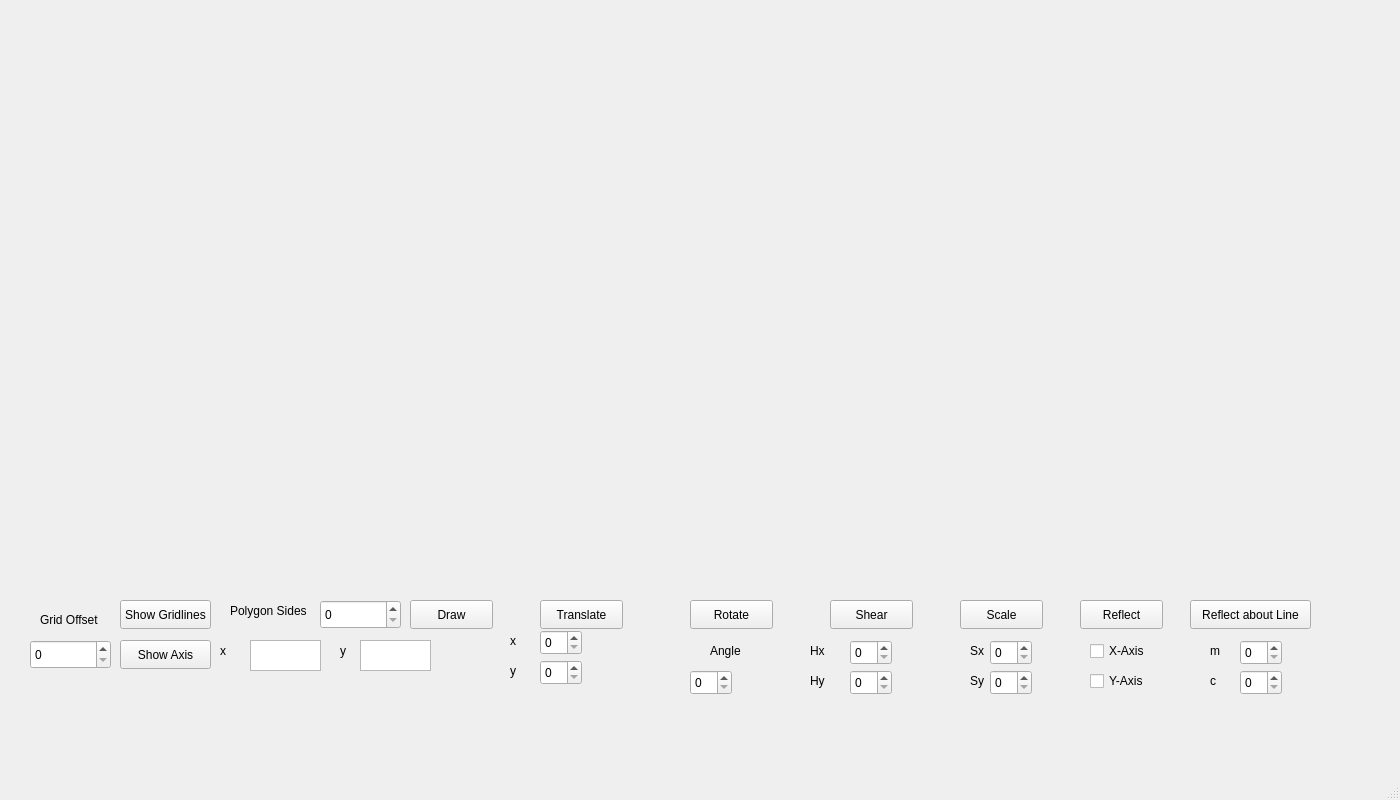
<?xml version="1.0" encoding="UTF-8"?>
<ui version="4.0">
 <class>MainWindow</class>
 <widget class="QMainWindow" name="MainWindow">
  <property name="geometry">
   <rect>
    <x>0</x>
    <y>0</y>
    <width>1400</width>
    <height>800</height>
   </rect>
  </property>
  <property name="windowTitle">
   <string>MainWindow</string>
  </property>
  <widget class="QWidget" name="centralwidget">
   <widget class="QLabel" name="graph">
    <property name="geometry">
     <rect>
      <x>40</x>
      <y>20</y>
      <width>1240</width>
      <height>560</height>
     </rect>
    </property>
    <property name="text">
     <string/>
    </property>
   </widget>
   <widget class="QPushButton" name="axis">
    <property name="geometry">
     <rect>
      <x>120</x>
      <y>640</y>
      <width>91</width>
      <height>29</height>
     </rect>
    </property>
    <property name="text">
     <string>Show Axis</string>
    </property>
   </widget>
   <widget class="QLabel" name="label_5">
    <property name="geometry">
     <rect>
      <x>220</x>
      <y>640</y>
      <width>31</width>
      <height>21</height>
     </rect>
    </property>
    <property name="text">
     <string>x</string>
    </property>
   </widget>
   <widget class="QTextBrowser" name="x">
    <property name="geometry">
     <rect>
      <x>250</x>
      <y>640</y>
      <width>71</width>
      <height>31</height>
     </rect>
    </property>
   </widget>
   <widget class="QPushButton" name="draw">
    <property name="geometry">
     <rect>
      <x>410</x>
      <y>600</y>
      <width>83</width>
      <height>29</height>
     </rect>
    </property>
    <property name="text">
     <string>Draw</string>
    </property>
   </widget>
   <widget class="QLabel" name="label_6">
    <property name="geometry">
     <rect>
      <x>340</x>
      <y>640</y>
      <width>31</width>
      <height>21</height>
     </rect>
    </property>
    <property name="text">
     <string>y</string>
    </property>
   </widget>
   <widget class="QLabel" name="label_2">
    <property name="geometry">
     <rect>
      <x>40</x>
      <y>610</y>
      <width>81</width>
      <height>20</height>
     </rect>
    </property>
    <property name="text">
     <string>Grid Offset</string>
    </property>
   </widget>
   <widget class="QPushButton" name="gridlines">
    <property name="geometry">
     <rect>
      <x>120</x>
      <y>600</y>
      <width>91</width>
      <height>29</height>
     </rect>
    </property>
    <property name="text">
     <string>Show Gridlines</string>
    </property>
   </widget>
   <widget class="QTextBrowser" name="y">
    <property name="geometry">
     <rect>
      <x>360</x>
      <y>640</y>
      <width>71</width>
      <height>31</height>
     </rect>
    </property>
   </widget>
   <widget class="QSpinBox" name="gridoffset">
    <property name="geometry">
     <rect>
      <x>30</x>
      <y>640</y>
      <width>81</width>
      <height>29</height>
     </rect>
    </property>
   </widget>
   <widget class="QLabel" name="label_3">
    <property name="geometry">
     <rect>
      <x>230</x>
      <y>600</y>
      <width>101</width>
      <height>21</height>
     </rect>
    </property>
    <property name="text">
     <string>Polygon Sides</string>
    </property>
   </widget>
   <widget class="QSpinBox" name="n">
    <property name="geometry">
     <rect>
      <x>320</x>
      <y>600</y>
      <width>81</width>
      <height>29</height>
     </rect>
    </property>
   </widget>
   <widget class="QPushButton" name="translate">
    <property name="geometry">
     <rect>
      <x>540</x>
      <y>600</y>
      <width>83</width>
      <height>29</height>
     </rect>
    </property>
    <property name="text">
     <string>Translate</string>
    </property>
   </widget>
   <widget class="QPushButton" name="rotate">
    <property name="geometry">
     <rect>
      <x>690</x>
      <y>600</y>
      <width>83</width>
      <height>29</height>
     </rect>
    </property>
    <property name="text">
     <string>Rotate</string>
    </property>
   </widget>
   <widget class="QPushButton" name="shear">
    <property name="geometry">
     <rect>
      <x>830</x>
      <y>600</y>
      <width>83</width>
      <height>29</height>
     </rect>
    </property>
    <property name="text">
     <string>Shear</string>
    </property>
   </widget>
   <widget class="QPushButton" name="scale">
    <property name="geometry">
     <rect>
      <x>960</x>
      <y>600</y>
      <width>83</width>
      <height>29</height>
     </rect>
    </property>
    <property name="text">
     <string>Scale</string>
    </property>
   </widget>
   <widget class="QPushButton" name="reflet">
    <property name="geometry">
     <rect>
      <x>1080</x>
      <y>600</y>
      <width>83</width>
      <height>29</height>
     </rect>
    </property>
    <property name="text">
     <string>Reflect</string>
    </property>
   </widget>
   <widget class="QSpinBox" name="tx">
    <property name="geometry">
     <rect>
      <x>540</x>
      <y>630</y>
      <width>42</width>
      <height>25</height>
     </rect>
    </property>
   </widget>
   <widget class="QSpinBox" name="ty">
    <property name="geometry">
     <rect>
      <x>540</x>
      <y>660</y>
      <width>42</width>
      <height>25</height>
     </rect>
    </property>
   </widget>
   <widget class="QLabel" name="label_7">
    <property name="geometry">
     <rect>
      <x>510</x>
      <y>660</y>
      <width>16</width>
      <height>21</height>
     </rect>
    </property>
    <property name="text">
     <string>y</string>
    </property>
   </widget>
   <widget class="QLabel" name="label_8">
    <property name="geometry">
     <rect>
      <x>510</x>
      <y>630</y>
      <width>21</width>
      <height>21</height>
     </rect>
    </property>
    <property name="text">
     <string>x</string>
    </property>
   </widget>
   <widget class="QSpinBox" name="angle">
    <property name="geometry">
     <rect>
      <x>690</x>
      <y>670</y>
      <width>42</width>
      <height>25</height>
     </rect>
    </property>
   </widget>
   <widget class="QLabel" name="label_9">
    <property name="geometry">
     <rect>
      <x>710</x>
      <y>640</y>
      <width>41</width>
      <height>21</height>
     </rect>
    </property>
    <property name="text">
     <string>Angle</string>
    </property>
   </widget>
   <widget class="QSpinBox" name="hx">
    <property name="geometry">
     <rect>
      <x>850</x>
      <y>640</y>
      <width>42</width>
      <height>25</height>
     </rect>
    </property>
   </widget>
   <widget class="QLabel" name="label_10">
    <property name="geometry">
     <rect>
      <x>810</x>
      <y>670</y>
      <width>16</width>
      <height>21</height>
     </rect>
    </property>
    <property name="text">
     <string>Hy</string>
    </property>
   </widget>
   <widget class="QLabel" name="label_11">
    <property name="geometry">
     <rect>
      <x>810</x>
      <y>640</y>
      <width>21</width>
      <height>21</height>
     </rect>
    </property>
    <property name="text">
     <string>Hx</string>
    </property>
   </widget>
   <widget class="QSpinBox" name="hy">
    <property name="geometry">
     <rect>
      <x>850</x>
      <y>670</y>
      <width>42</width>
      <height>25</height>
     </rect>
    </property>
   </widget>
   <widget class="QSpinBox" name="sx">
    <property name="geometry">
     <rect>
      <x>990</x>
      <y>640</y>
      <width>42</width>
      <height>25</height>
     </rect>
    </property>
   </widget>
   <widget class="QLabel" name="label_12">
    <property name="geometry">
     <rect>
      <x>970</x>
      <y>670</y>
      <width>16</width>
      <height>21</height>
     </rect>
    </property>
    <property name="text">
     <string>Sy</string>
    </property>
   </widget>
   <widget class="QLabel" name="label_13">
    <property name="geometry">
     <rect>
      <x>970</x>
      <y>640</y>
      <width>21</width>
      <height>21</height>
     </rect>
    </property>
    <property name="text">
     <string>Sx</string>
    </property>
   </widget>
   <widget class="QSpinBox" name="sy">
    <property name="geometry">
     <rect>
      <x>990</x>
      <y>670</y>
      <width>42</width>
      <height>25</height>
     </rect>
    </property>
   </widget>
   <widget class="QCheckBox" name="rx">
    <property name="geometry">
     <rect>
      <x>1090</x>
      <y>640</y>
      <width>71</width>
      <height>22</height>
     </rect>
    </property>
    <property name="text">
     <string>X-Axis</string>
    </property>
   </widget>
   <widget class="QCheckBox" name="ry">
    <property name="geometry">
     <rect>
      <x>1090</x>
      <y>670</y>
      <width>81</width>
      <height>22</height>
     </rect>
    </property>
    <property name="text">
     <string>Y-Axis</string>
    </property>
   </widget>
   <widget class="QPushButton" name="reflet_line">
    <property name="geometry">
     <rect>
      <x>1190</x>
      <y>600</y>
      <width>121</width>
      <height>29</height>
     </rect>
    </property>
    <property name="text">
     <string>Reflect about Line</string>
    </property>
   </widget>
   <widget class="QSpinBox" name="m">
    <property name="geometry">
     <rect>
      <x>1240</x>
      <y>640</y>
      <width>42</width>
      <height>25</height>
     </rect>
    </property>
   </widget>
   <widget class="QSpinBox" name="c">
    <property name="geometry">
     <rect>
      <x>1240</x>
      <y>670</y>
      <width>42</width>
      <height>25</height>
     </rect>
    </property>
   </widget>
   <widget class="QLabel" name="label_14">
    <property name="geometry">
     <rect>
      <x>1210</x>
      <y>640</y>
      <width>16</width>
      <height>21</height>
     </rect>
    </property>
    <property name="text">
     <string>m</string>
    </property>
   </widget>
   <widget class="QLabel" name="label_15">
    <property name="geometry">
     <rect>
      <x>1210</x>
      <y>670</y>
      <width>16</width>
      <height>21</height>
     </rect>
    </property>
    <property name="text">
     <string>c</string>
    </property>
   </widget>
  </widget>
  <widget class="QMenuBar" name="menubar">
   <property name="geometry">
    <rect>
     <x>0</x>
     <y>0</y>
     <width>1400</width>
     <height>25</height>
    </rect>
   </property>
  </widget>
  <widget class="QStatusBar" name="statusbar"/>
 </widget>
 <resources/>
 <connections/>
</ui>
